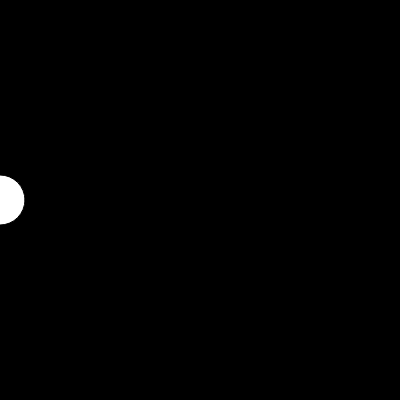
Frame 1 (no input)
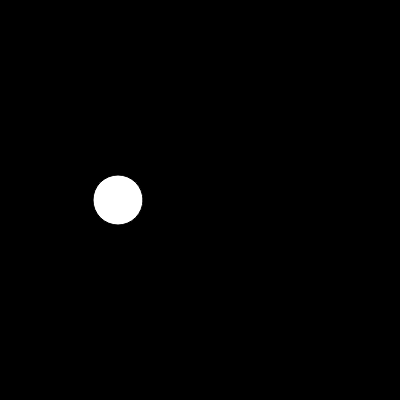
Frame 60 (no input)
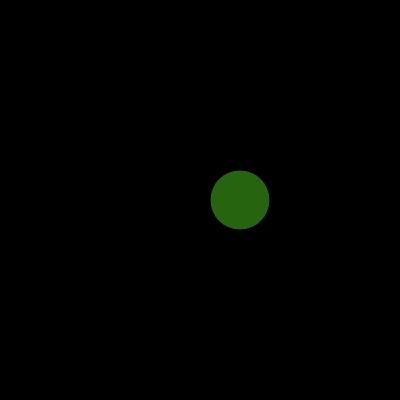
Frame 120 (the mouse pressed at the canvas centre since frame 60)

The p5.js sketch that drew these frames (run headless with seeded random() and noise() and a simulated clock; from frame 60 on, the mouse is pressed at the canvas centre):

// p5.js sketch
// ── sketch.js
// DM2008 — Activity 2a
// (Mode Switch, 20 min)

let x = 0;        // ellipse x-position
let size = 50;    // ellipse size (you can change this in your if/else)
let bgColor;      // background color set by switch(key)

function setup() {
  createCanvas(400, 400);
  bgColor = color(0);
}

function draw() {
  background(bgColor);
  
  fill(255);
  ellipse(x, height / 2, size);
  
  x += 2;
  // Wrap around when it exits the right edge
  if (x > width + size / 2) {
    x = 0;
  }
  
  if (mouseIsPressed) {
  fill(random(255), random(255), random(255));
  ellipse(x, height / 2, size+10);
  }
  
  if (mouseIsPressed && keyIsPressed) {
  background(255, random(1, 255));
  }
    
   
}

// --- Mode switching with number keys: 1, 2, 3 ---
function keyPressed() {
  switch (key) {
    case '1':
      size = 20
      break;
    case '2':
      size = 50
      break;
    case '3':
      size = 80
      break;
    default:
      size = 100        
  }
  
 
}
